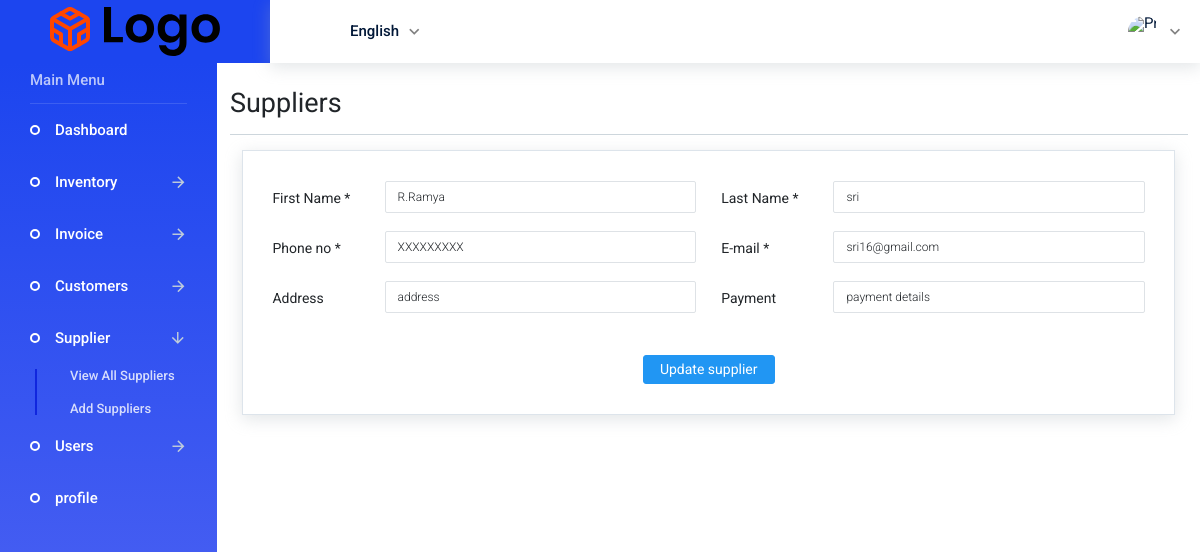
Before: /admin/suppliers.php?source=edit_supplier&edit_supplier=1 with the older database file.
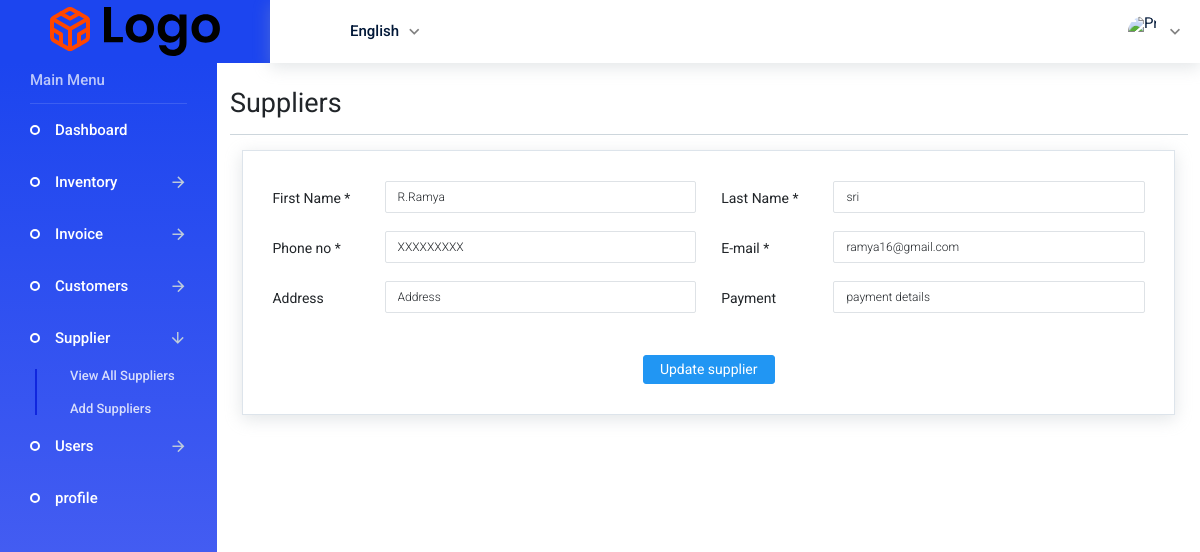
After: the same page with the newer database file.
### tables this page shows
CREATE TABLE `suppliers` (
  `supplier_id` int(11) NOT NULL,
  `firstname` varchar(11) NOT NULL,
  `lastname` varchar(11) NOT NULL,
  `email` varchar(33) NOT NULL,
  `phone` varchar(15) NOT NULL,
  `company` varchar(40) NOT NULL,
  `display_name` varchar(33) NOT NULL,
  `website` varchar(40) NOT NULL,
  `other` varchar(33) NOT NULL,
  `gst_in` varchar(30) NOT NULL,
  `address` varchar(40) NOT NULL,
  `notes` varchar(40) NOT NULL,
  `tax_info` varchar(30) NOT NULL,
  `payment_and_billing` varchar(35) NOT NULL,
  `attachments` varchar(50) NOT NULL,
  `pan_no` varchar(25) NOT NULL,
  `adhaar_no` varchar(25) NOT NULL
);

### admin/includes/edit_supplier.php (the view, shortened to what this page needs)
<?php
      if(isset($_GET['edit_supplier'])){
       $the_supplier_id = $_GET['edit_supplier'];
          $query="SELECT * FROM suppliers WHERE supplier_id = $the_supplier_id ";
          $select_suppliers=mysqli_query($connection,$query);
            while($row=mysqli_fetch_assoc($select_suppliers)){
               $firstname =  $row['firstname'];
               $lastname =  $row['lastname'];
               $phone =  $row['phone'];
               $email =  $row['email'];
               $address =  $row['address'];
               $payment_and_billing =  $row['payment_and_billing'];
            }
          }
  ?>
      <div class="col-12 grid-margin">
               <div class="card">
                 <div class="card-body">
                   <form action="" method="post" enctype="multipart/form-data" class="form-sample">
                     <div class="row">
                       <div class="col-md-6">
                         <div class="form-group row">
                           <label class="col-sm-3 col-form-label" >First Name *</label>
                           <div class="col-sm-9">
                             <input type="text" value="<?php echo $firstname; ?>" size="65"  maxlength="65" class="form-control" name="firstname"/>
                           </div>
                         </div>
                         </div>
                       <div class="col-md-6">
                         <div class="form-group row">
                           <label class="col-sm-3 col-form-label">Last Name *</label>
                           <div class="col-sm-9">
                             <input type="text" value="<?php echo $lastname; ?>" size="65"  maxlength="65" class="form-control" name="lastname"/>
                           </div>
                         </div>
                       </div>
                   </div>
                       <div class="row">
                       <div class="col-md-6">
                         <div class="form-group row">
                           <label class="col-sm-3 col-form-label">Phone no *</label>
                           <div class="col-sm-9">
                             <input type="phone no" value="<?php echo $phone; ?>" class="form-control" name="phone"/>
                           </div>
                         </div>
                       </div>
                       <div class="col-md-6">
                         <div class="form-group row">
                           <label class="col-sm-3 col-form-label">E-mail *</label>
                           <div class="col-sm-9">
                             <input type="email" value="<?php echo $email; ?>" class="form-control" name="email"/>
                           </div>
                         </div>
                       </div>
                   </div>
                   <div class="row">
                       <div class="col-md-6">
                         <div class="form-group row">
                           <label for="address" class="col-sm-3 col-form-label">Address</label>
                           <div class="col-sm-9">
                             <input  value="<?php echo $address; ?>" class="form-control" name="address"/>
                           </div>
                         </div>
                       </div>
                       <div class="col-md-6">
                         <div class="form-group row">
                           <label for="payment and billing" class="col-sm-3 col-form-label">Payment</label>
                           <div class="col-sm-9">
                             <input type="text" value="<?php echo $payment_and_billing; ?>" class="form-control" name="payment_and_billing"/>
                           </div>
                         </div>
                       </div>
                   </div>
                       <br>
                       <center><input class="btn btn-primary" type="submit" name="edit_supplier" value="Update supplier"></center>
                     </form>
                   </div>
               </div>
      </div>

Changed rows visible on the page:
changed suppliers "R.Ramya": email "sri16@gmail.com" → "ramya16@gmail.com"; address "address" → "Address"
